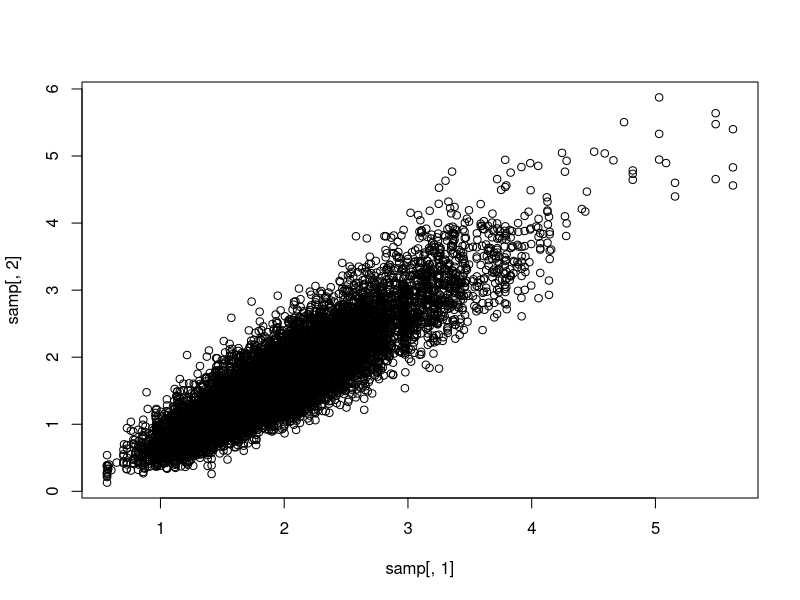

The R script that drew this image: (Note: this script raises an error after producing the figure.)
######### b)
library(MASS)
data <- c(0.17,0.22,0.37,0.38,0.5,0.58,0.72,0.85,0.9,0.93,1,1,1,1,1,1,1,1,1,1) # initial data given

dist <- function(data,alpha,beta){    # Conditional distribution of alpha to be used in MH step
  (1/(gamma(alpha))^20)*(beta^((20*alpha)))*(prod(data^(alpha-1)))*alpha*exp(-alpha)
}

gibbs<- function(start.alpha,start.beta,n.sims){
  n <- length(data)
  y.mis <- integer(0)
  
  res <- matrix(NA,nrow=n.sims,ncol=2)  #Matrix of alpha,beta samples
  res[1,] <- c(start.alpha,start.beta)
  
  for (i in 2:n.sims){
    for(j in 1:10){
      while(TRUE){       #Simulates gamma random variable conditioned on it's value being greater than 1
        y.mis[j]<-rgamma(1,res[i-1,1],res[i-1,2])  
        if(y.mis[j]>1) break
      }
    }
    data <- replace(data,11:20,y.mis)      # augments the data with missing values
    x <- sum(data)
    
    res[i,2]<- rgamma(1,shape=n*res[i-1,1]+2,rate= x+1)   #Gibbs step for beta using conditional distribution of beta
    
    can <- rnorm(1,res[i-1,1],1)    #Generates a proposal from normal distribution for MH step
    acc <- min(1,dist(data,can,res[i,2])/dist(data,res[i-1],res[i,2]))   #Acceptance probability using earlier dist funciton
    
    u<-runif(1)
    if (u<acc){
      res[i,1]<-can
    }else{
      res[i,1]<-res[i-1,1]
    }
    print(i)    #Just to check progress - slow algorithm (can be improved?)
    Sys.sleep(0.01)
    flush.console()
  }
  ans <- list(sample=res,mis=y.mis)
}
samp <- gibbs(2,1,10000)$sample


plot(samp[,1],samp[,2])

mu1 <- mean(samp[,1]) # mean of alpha
mu2 <- mean(samp[,2])   # mean of beta
sigma <- var(samp)    # variance- covariance matrix of alpha and beta

######### f)

post <- function(data,alpha,beta){  # posterior we are trying to sample from
  (1/(gamma(alpha))^20)*(beta^((20*alpha)+1))*(prod(data^(alpha-1)))*alpha*exp(-beta*(sum(data)+1)-alpha)
}
con <- matrix(NA,10000,2) # Setting up matrix of alpha and beta values
con[1,] <- c(mu1,mu2) # Taking initial step to be estimates of alpha and beta

for(i in 2:10000){    #independence sampler
  for(j in 1:10){
    while(TRUE){       #Simulates gamma random variable conditioned on it's value being greater than 1
      y.mis[j] <- rgamma(1,con[i-1,1],con[i-1,2])  
      if(y.mis[j]>1) break
    }
  }
  data <- replace(data,11:20,y.mis)
  
  cand <- mvrnorm(1,c(con[i-1,1],con[i-1,2]),sigma)  #proposal from bivariate normal with mean vector and variance matrix taken from previous estimate
  accu <- min(1,post(data,cand[1],cand[2])/post(data,con[i-1,1],con[i-1,2])) # acceptance probability
  if(is.nan(accu)==TRUE){ # adjusting for possible NaN's produced when value is near 0
    accu=0
  }
  u <- runif(1)
  if(u<accu){
    con[i,] <- cand
  }else{
    con[i,] <- con[i-1,]
  }
  print(i)    #Just to check progress - slow algorithm (can be improved?)
  Sys.sleep(0.01)
  flush.console()
}

plot(con[,1],con[,2])

  
     